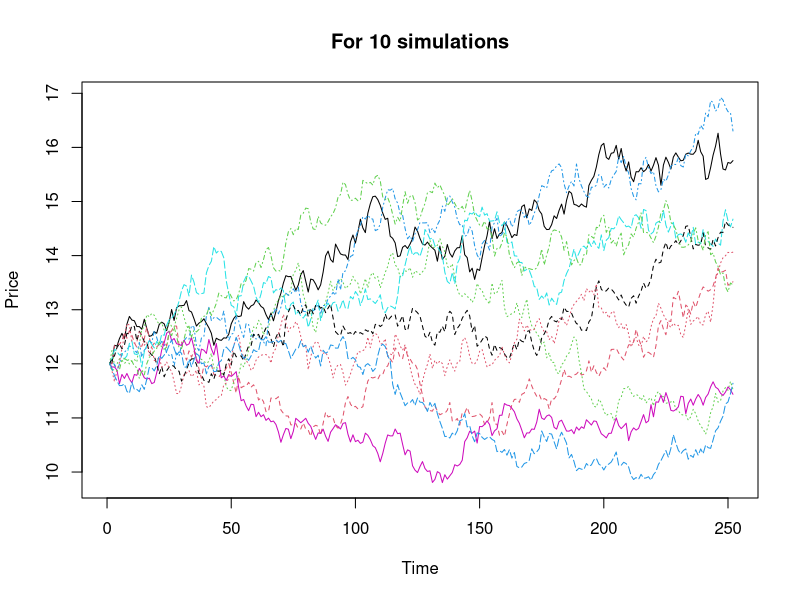
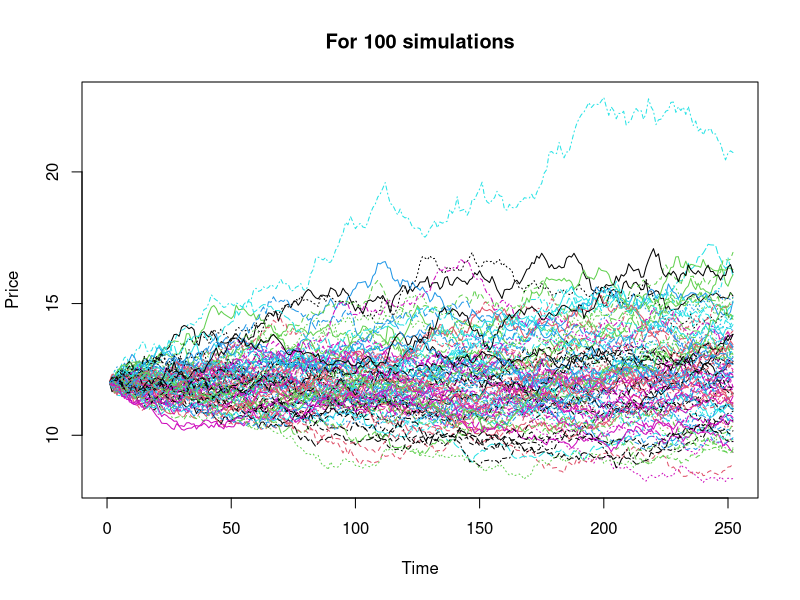
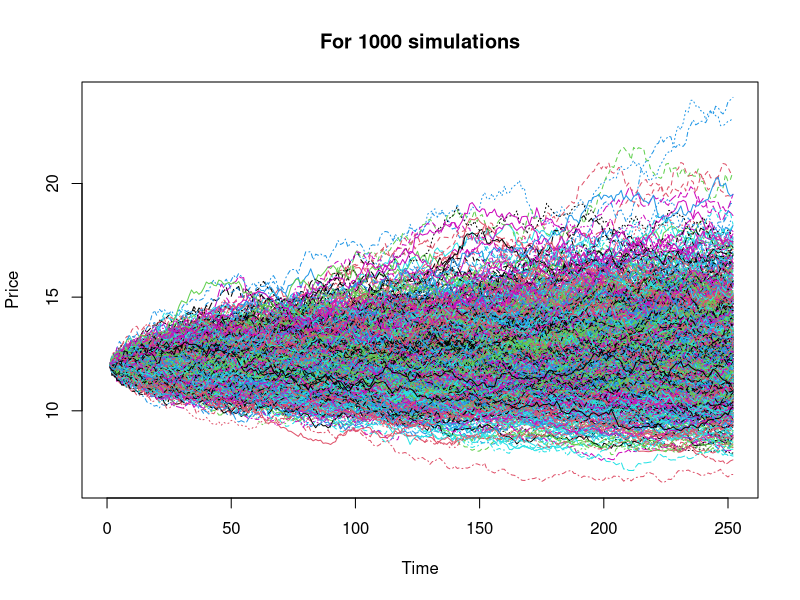

Reproduce these figures in R, in order. (Note: this script raises an error after producing the figures.)
## ---- chunk 1
knitr::opts_chunk$set(echo = TRUE)
## ---- chunk 2
### Euler-Maruyama Algorithm ###

# First, we set the random seed

set.seed(02062000)

EM_sim<-function(s0,time,mu,sigma,n,M,graf=F){
  
  # We then generate a matrix for the whole n points for each 
  # of the M realizations
  
  S=matrix(0,nrow=M,ncol=n)
  
  h=time/n
  
  for (i in 1:M){
    
  # We first generate standard normal random variables  
    
  z=rnorm(n,0,1)
  
  # We impose initial conditions
  
  S[i,1]=s0
  
  # We create a loop with the dynamics of the process
  
  for(j in 2:n){
    S[i,j]=S[i,j-1]+mu*S[i,j-1]*h+sigma*S[i,j-1]*sqrt(h)*z[j]
  }
  }
  
  # We generate a graph of the prices if desired
  
  if(graf==T){
    matplot(t(S),xlab="Time",ylab="Price",xlim=c(0,n),type="l",main=paste("For",M,"simulations"))
  }
  
  # We create a list so we can obtain the objects with a "$" call
  
  l=list(mat=S)
}
## ---- chunk 3

### Simulations for each M ###

# These are the number of realizations we will simulate

M1=10;M2=100;M3=1000;M4=10000;M5=100000

# We obtain the matrix of prices for each M and plot the prices for some

mat1=EM_sim(s0=12,time=1,mu=0.04,sigma=0.18,n=252,M1,graf=T)$mat
mat2=EM_sim(s0=12,time=1,mu=0.04,sigma=0.18,n=252,M2,graf=T)$mat
mat3=EM_sim(s0=12,time=1,mu=0.04,sigma=0.18,n=252,M3,graf=T)$mat
mat4=EM_sim(s0=12,time=1,mu=0.04,sigma=0.18,n=252,M4)$mat
mat5=EM_sim(s0=12,time=1,mu=0.04,sigma=0.18,n=252,M5)$mat

## ---- chunk 4
### Monte Carlo estimator ###

# Because the Monte Carlo estimator is just a mean, we can use the mean function
# with the last column for each matrix, as it contains the final prices

mc_est1 = mean(mat1[,252])
mc_est2 = mean(mat2[,252])
mc_est3 = mean(mat3[,252])

mc_est_vec=c(mc_est1,mc_est2,mc_est3)
names(mc_est_vec)=c("M1","M2","M3")
mc_est_vec

## ---- chunk 5
### Monte Carlo intervals ###

# We do the same as before but computing the sd, so we can get the intervals

mc_sd1 = sd(mat1[,252])
mc_sd2 = sd(mat2[,252])
mc_sd3 = sd(mat3[,252])

interval<-function(mean,sd,z,M){
  up=round(mean+z*(sd/sqrt(M)),3)
  low=round(mean-z*(sd/sqrt(M)),3)
  int = paste("[",low,", ",up,"]", sep="")
  return(int)
}

int1=interval(mc_est1,mc_sd1,1.96,M1)
int2=interval(mc_est2,mc_sd2,1.96,M2)
int3=interval(mc_est3,mc_sd3,1.96,M3)

mc_int_vec=c(int1,int2,int3)
names(mc_int_vec)=c("M1","M2","M3")
mc_int_vec
## ---- chunk 6
### Different n numbers ###

n1=12;n2=24;n3=250;n4=1000;M=10000

matn1=EM_sim(s0=12,time=1,mu=0.04,sigma=0.18,n=n1,M)$mat
matn2=EM_sim(s0=12,time=1,mu=0.04,sigma=0.18,n=n2,M)$mat
matn3=EM_sim(s0=12,time=1,mu=0.04,sigma=0.18,n=n3,M)$mat
matn4=EM_sim(s0=12,time=1,mu=0.04,sigma=0.18,n=n4,M)$mat
## ---- chunk 7
### Monte Carlo estimator ###

mc_estn1 = mean(matn1[,n1])
mc_estn2 = mean(matn2[,n2])
mc_estn3 = mean(matn3[,n3])
mc_estn4 = mean(matn4[,n4])

mc_est_vec1=c(mc_estn1,mc_estn2,mc_estn3,mc_estn4)
names(mc_est_vec1)=c("N1","N2","N3","N4")
mc_est_vec1

## ---- chunk 8
### Monte Carlo intervals ###

mc_sdn1 = sd(matn1[,n1])
mc_sdn2 = sd(matn2[,n2])
mc_sdn3 = sd(matn3[,n3])
mc_sdn4 = sd(matn4[,n4])

int1=interval(mc_estn1,mc_sdn1,1.96,M)
int2=interval(mc_estn2,mc_sdn2,1.96,M)
int3=interval(mc_estn3,mc_sdn3,1.96,M)
int4=interval(mc_estn4,mc_sdn4,1.96,M)

mc_int_vec1=c(int1,int2,int3,int4)
names(mc_int_vec1)=c("N1","N2","N3","N4")
mc_int_vec1
## ---- chunk 9
### BS functions and prices ###

# First, we set the random seed

set.seed(02062000)

# We then construct the function of the call price formula of the BS model

callbs <- function(s0,time,r,sigma,K){
  
  d1=(log(s0/K)+(r+0.5*sigma**2)*(time))/(sigma*sqrt(time))
  
  d2=d1-sigma*sqrt(time)
  
  call = s0*pnorm(d1,0,1)-K*exp(-1*r*(time))*pnorm(d2,0,1)
  
  return(call)
}

# We finally obtain the desired price analitically

(call_price=callbs(25,1.5,0.04,0.23,24.50))

## ---- chunk 10
### Monte Carlo Simulation ###

# We create the desired vectors

M=c(10,100,1000,10000,100000)
N=c(10,100,1000)

# We create a matrix to storage prices and dummy variables needed

mc_estim=matrix(0,nrow=3,ncol=5)
a=0;b=1;K=24.5;r=0.04;time=1.5

# We construct a loop for the different prices

for (i in M){
  for(j in N){
     mat=EM_sim(s0=25,time=1.5,mu=0.04,sigma=0.23,j,i)$mat
     a=a+1
     mc_estim[a,b]=mean(ifelse(mat[,j]>K,mat[,j]-K,0))*exp(-r*time)
  }
  b=b+1
  a=0
}

# We present the results in a matrix

colnames(mc_estim)<- c("M=10","M=100","M=1000","M=10000","M=100000")
rownames(mc_estim)<- c("N=10","N=100","N=1000")
mc_estim
## ---- chunk 11
### Error metrics ###

bs_mat = matrix(call_price,nrow=3,ncol=5)

print("Relative Errors")
(bs_mat-mc_estim)/bs_mat
## ---- chunk 12
print("Absolute Errors")
abs(bs_mat-mc_estim)
## ---- chunk 13
### Asian Call MC Estimator ###

# First we set the random seed

set.seed(02062000)

# We program the asian call option function

asian_mc<-function(s0i,timei,r,sigmai,K,ni,Mi,freq){
  
  mat=EM_sim(s0=s0i,time=timei,mu=r,sigma=sigmai,n=ni,M=Mi)$mat
  
  mean_s=rep(0,Mi)
  payoff=rep(0,Mi)
  x=rep(0,length(seq(freq,ni,by=freq)))
  
  for(i in 1:Mi){
    a=1
    for(k in seq(freq,ni,by=freq)){
      x[a]=mat[i,k]
      a=a+1
    }
    mean_s[i]=mean(x)
    payoff[i]=ifelse(mean_s[i]>K,mean_s[i]-K,0)*exp(-r*timei)
  }
  
  asian=mean(payoff)
  return(asian)
}


asian_mc(20,1,0.02,0.24,20,252,100000,5)
## ---- chunk 14
### Lookback Call MC Estimator ###

lb_mc<-function(s0i,timei,r,sigmai,k,ni,Mi){
  
  mat=EM_sim(s0=s0i,time=timei,mu=r,sigma=sigmai,n=ni,M=Mi)$mat
  
  mean_s=rep(0,Mi)
  payoff=rep(0,Mi)
  x=rep(0,Mi)
  
  for(i in 1:Mi){
    x[i]=max(mat[i,])
    payoff[i]=ifelse(x[i]>k,x[i]-k,0)*exp(-r*timei)
  }
  
  lb=mean(payoff)
  sd=sd(payoff)
  
  return(c(lb,sd))
}

Mi1=1000;Mi2=10000;Mi3=100000
M_vec=c(Mi1,Mi2,Mi3)

prices=rep(0,3)
sds=rep(0,3)
int=rep(0,3)

for(i in 1:3){
  simul=lb_mc(22,2,0.02,0.29,21,1000,M_vec[i])
  prices[i]=simul[1]
  sds[i]=simul[2]
  int[i]=interval(prices[i],sds[i],1.96,M[i])
}

names(prices)<-c("M1","M2","M3")
prices
## ---- chunk 15
names(int)<-c("M1","M2","M3")
int
